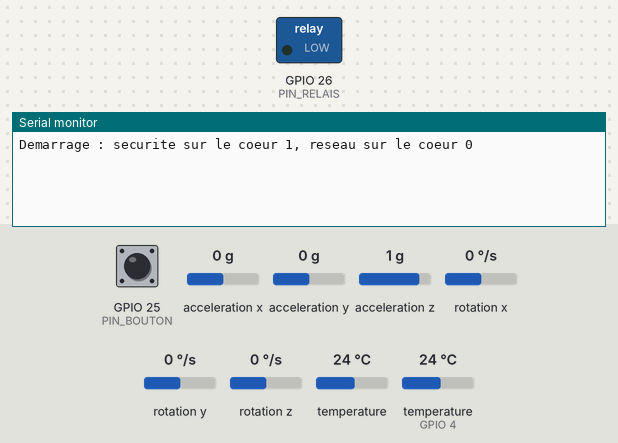
Bench run of a program on a simulated ESP32. Shown: switched loads named in the program (green lamp = pin HIGH), the last lines printed to the serial monitor. The test bench sets the inputs (shaded band); at power-on: acceleration z 1 g, GPIO 25 (PIN_BOUTON) HIGH, acceleration x 0 g, acceleration y 0 g, rotation x 0 °/s, rotation y 0 °/s, rotation z 0 °/s, temperature 24 °C, temperature (sensor on GPIO 4) 24 °C. WiFi joins after 1.5 s; servers stay silent unless stated; the local clock reads 2024-03-15 10:24:30 at power-on unless the program sets it; no MQTT or app messages arrive unless stated.

Above: at 1.2 s.
1.3 s: acceleration z set to 0.3 g
At 3.2 s:
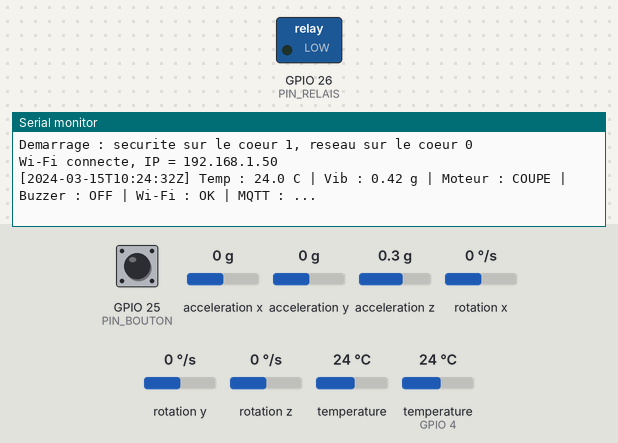
3.5 s: acceleration z set to 0 g
At 6.4 s:
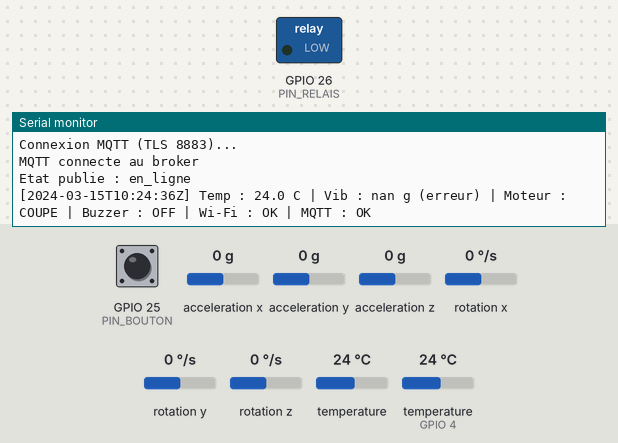
Timing chart, 0 to 7.9 s (numbered marks = the images above; inputs shaded):
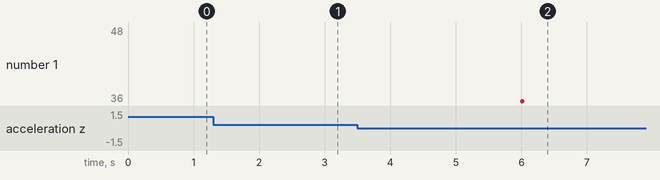

The program:

main.cpp
```cpp
#include <Arduino.h>
#include <Wire.h>                // bus I2C (MPU6050)
#include <WiFi.h>                // Wi-Fi
#include <WiFiClientSecure.h>    // connexion chiffrée (TLS)
#include <MQTT.h>                // client MQTT (arduino-mqtt)
#include <ArduinoJson.h>         // messages JSON
#include <time.h>                // heure (NTP)
#include <OneWire.h>             // bus 1 fil (DS18B20)
#include <DallasTemperature.h>   // DS18B20
#include <Adafruit_MPU6050.h>    // MPU6050
#include <Adafruit_Sensor.h>
#include "secrets.h"             // Wi-Fi + compte MQTT (jamais sur GitHub)
#include "ca_cert.h"             // certificat de notre CA (public)

// --- Broches ---
const int PIN_DS18B20 = 4;
const int PIN_SDA     = 21;
const int PIN_SCL     = 22;
const int PIN_RELAIS  = 26;
const int PIN_BUZZER  = 27;
const int PIN_BOUTON  = 25;
const int CANAL_BUZZER = 0;      // canal PWM (LEDC) du buzzer

// --- Seuils ---
const float SEUIL_CRITIQUE_TEMP = 85.0;   // coupure
const float SEUIL_CRITIQUE_VIB  = 1.0;
const float SEUIL_REARM_TEMP    = 75.0;   // réarmement possible en dessous
const float SEUIL_REARM_VIB     = 0.5;

// --- Plages plausibles (sinon la valeur est ignorée) ---
const float TEMP_MIN = 0.0, TEMP_MAX = 120.0;
const float VIB_MAX  = 8.0;

// --- NOUVEAU (09) : règles de validation ---
const float   TEMP_PIEGE     = 85.0;   // valeur renvoyée par un DS18B20 après une erreur d'alimentation
const float   SAUT_MAX_TEMP  = 10.0;   // un roulement ne chauffe pas de plus de 10 °C en 2 s
const float   NORME_MIN_G    = 0.2;    // un MPU vivant ressent toujours ~1 g (gravité)
const uint8_t ADRESSE_MPU    = 0x68;   // adresse I2C du MPU6050

// --- Topics MQTT ---
const char* TOPIC_TEMP        = "usine/ligne1/pompe1/capteurs/temperature";
const char* TOPIC_VIB         = "usine/ligne1/pompe1/capteurs/vibration";
const char* TOPIC_BUZ_CMD     = "usine/ligne1/pompe1/actionneurs/buzzer/commande";
const char* TOPIC_BUZ_ETAT    = "usine/ligne1/pompe1/actionneurs/buzzer/etat";
const char* TOPIC_RELAIS_ETAT = "usine/ligne1/pompe1/actionneurs/relais/etat";
const char* TOPIC_ALERTES     = "usine/ligne1/pompe1/alertes";
const char* TOPIC_ETAT        = "usine/ligne1/pompe1/etat";

// --- État de la carte (sans heure : préparés à l'avance) ---
const char* ETAT_EN_LIGNE   = "{\"etat\":\"en_ligne\"}";
const char* ETAT_HORS_LIGNE = "{\"etat\":\"hors_ligne\"}";
const int   KEEPALIVE_S     = 30;   // carte déclarée perdue après 1,5 × 30 = 45 s

// --- Capteurs ---
OneWire busOneWire(PIN_DS18B20);
DallasTemperature capteurTemp(&busOneWire);
Adafruit_MPU6050 mpu;

// --- Réseau (utilisé UNIQUEMENT par la tâche réseau, cœur 0) ---
WiFiClientSecure reseauTLS;
MQTTClient mqtt(512);
const unsigned long ATTENTE_MQTT_MS = 5000;   // un essai MQTT toutes les 5 s
unsigned long dernierEssaiMqtt = 0;
volatile bool wifiConnecte = false;           // écrits par le cœur 0, lus pour l'affichage
volatile bool mqttConnecte = false;

// ===================================================================
// La « boîte » partagée entre les deux cœurs + son verrou
// ===================================================================
SemaphoreHandle_t verrou;                     // le « bâton de parole » (mutex)
void verrouiller()   { xSemaphoreTake(verrou, portMAX_DELAY); }
void deverrouiller() { xSemaphoreGive(verrou); }

struct AlerteCoupure {
  uint32_t numero = 0;                        // augmente à chaque nouvelle coupure
  float    valeur = 0;
  String   ts     = "";                       // heure de la coupure
};

struct Partage {
  // sécurité (cœur 1) → réseau (cœur 0)
  float    temp = 0, vib = 0;
  bool     tempOk = false, vibOk = false;     // NOUVEAU (09) : validité décidée par le cœur 1
  String   tsMesure = "";
  uint32_t numMesure = 0;                     // compteur des mesures
  bool     moteurEnMarche = false;
  String   causeRelais = "demarrage";
  uint32_t numRelais = 0;                     // compteur des changements du relais
  bool     buzzerActif = false;
  uint32_t numBuzzer = 0;                     // compteur des changements du buzzer
  AlerteCoupure alerteTemp, alerteVib;
  // réseau (cœur 0) → sécurité (cœur 1)
  String   commande = "";                     // "ON" / "OFF" reçu
  String   source   = "";
};
Partage partage;

// Ce que le réseau a déjà publié (compteurs du dernier envoi réussi)
uint32_t pubMesure = 0, pubRelais = 0, pubBuzzer = 0, pubAlerteTemp = 0, pubAlerteVib = 0;

// ===================================================================
// Variables de la tâche sécurité (cœur 1 uniquement)
// ===================================================================
const unsigned long PERIODE_MS     = 2000;   // mesures toutes les 2 s
const unsigned long ECHANTILLON_MS = 20;     // 1 lecture de vibration toutes les 20 ms
unsigned long derniereMesure     = 0;
unsigned long dernierEchantillon = 0;
float sommeCarres    = 0;
int   nbEchantillons = 0;
int   nbMuets        = 0;                    // NOUVEAU (09) : lectures « sans gravité »
const float G = 9.80665;
float derniereTemp = 0;
float derniereVib  = 0;
bool  derniereTempOk = false;                // NOUVEAU (09)
bool  derniereVibOk  = false;                // NOUVEAU (09)
float tempReference  = NAN;                  // NOUVEAU (09) : dernière température acceptée
float tempSuspecte   = NAN;                  // NOUVEAU (09) : saut en attente de confirmation
bool  mpuOk          = false;                // NOUVEAU (09) : MPU trouvé au démarrage ?
bool  moteurEnMarche = false;
bool  buzzerActif    = false;
bool  defautCritique = false;
int   etatBoutonPrecedent = HIGH;
unsigned long dernierChangementBouton = 0;

// ===================================================================
// NOUVEAU (09) : règles de validation (cœur 1)
// ===================================================================
// Plage plausible + rejet de la valeur piège 85,0 °C
bool temperaturePlausible(float t) {
  return !isnan(t) && t >= TEMP_MIN && t <= TEMP_MAX && t != TEMP_PIEGE;
}
bool vibrationPlausible(float v) { return !isnan(v) && v >= 0 && v <= VIB_MAX; }

// Le MPU6050 répond-il sur le bus I2C ?
bool mpuRepond() {
  Wire.beginTransmission(ADRESSE_MPU);
  return Wire.endTransmission() == 0;
}

// Contrôle du saut : > 10 °C en 2 s = suspect. Accepté si la mesure suivante le confirme.
bool controlerSaut(float t) {
  if (isnan(tempReference) || fabs(t - tempReference) <= SAUT_MAX_TEMP) {
    tempReference = t; tempSuspecte = NAN;
    return true;                                         // variation normale
  }
  if (!isnan(tempSuspecte) && fabs(t - tempSuspecte) <= SAUT_MAX_TEMP) {
    tempReference = t; tempSuspecte = NAN;
    Serial.printf("Saut confirme : nouvelle temperature %.1f C acceptee\r\n", t);
    return true;                                         // le saut se confirme : vrai changement
  }
  Serial.printf("Mesure suspecte ignoree : saut de %.1f C en 2 s\r\n", t - tempReference);
  tempSuspecte = t;
  return false;                                          // parasite probable
}

// ===== L'heure (utilisable par les deux cœurs) =====
String horodatage() {
  time_t maintenant = time(nullptr);
  if (maintenant < 1700000000) return "";   // pas encore d'heure NTP
  struct tm t;
  gmtime_r(&maintenant, &t);
  char texte[25];
  strftime(texte, sizeof(texte), "%Y-%m-%dT%H:%M:%SZ", &t);
  return String(texte);
}

// ===================================================================
// TÂCHE SÉCURITÉ (cœur 1) : actionneurs — chaque changement est déposé dans la boîte
// ===================================================================
void moteurMarche(const char* cause) {
  digitalWrite(PIN_RELAIS, HIGH);
  moteurEnMarche = true;
  verrouiller();
  partage.moteurEnMarche = true; partage.causeRelais = cause; partage.numRelais++;
  deverrouiller();
}
void moteurCoupe(const char* cause) {
  digitalWrite(PIN_RELAIS, LOW);
  moteurEnMarche = false;
  verrouiller();
  partage.moteurEnMarche = false; partage.causeRelais = cause; partage.numRelais++;
  deverrouiller();
}
void buzzerOn(bool confirmer = false) {
  ledcWriteTone(CANAL_BUZZER, 2000);
  bool change = !buzzerActif;
  buzzerActif = true;
  if (change || confirmer) { verrouiller(); partage.buzzerActif = true; partage.numBuzzer++; deverrouiller(); }
}
void buzzerOff(bool confirmer = false) {
  ledcWriteTone(CANAL_BUZZER, 0);
  bool change = buzzerActif;
  buzzerActif = false;
  if (change || confirmer) { verrouiller(); partage.buzzerActif = false; partage.numBuzzer++; deverrouiller(); }
}

// Appliquer une commande reçue par le réseau (le buzzer reste piloté par le cœur 1)
void appliquerCommande() {
  verrouiller();
  String cmd = partage.commande, src = partage.source;
  partage.commande = "";
  deverrouiller();
  if (cmd.length() == 0) return;
  if (cmd == "ON") buzzerOn(true); else buzzerOff(true);   // true = confirmer l'état même s'il n'a pas changé
  Serial.printf(">>> COMMANDE BUZZER : %s (source : %s)\r\n", cmd.c_str(), src.c_str());
}

// Coupure au seuil critique (MODIFIÉ (09) : on utilise la validité décidée avant)
void verifierSeuilCritique(float temp, bool tempOk, float vib, bool vibOk) {
  bool tempCritique = tempOk && temp > SEUIL_CRITIQUE_TEMP;
  bool vibCritique  = vibOk  && vib  > SEUIL_CRITIQUE_VIB;
  if ((tempCritique || vibCritique) && !defautCritique) {
    defautCritique = true;
    if (tempCritique && vibCritique) moteurCoupe("temperature et vibration critiques");
    else if (tempCritique)           moteurCoupe("temperature critique");
    else                             moteurCoupe("vibration critique");
    Serial.printf(">>> COUPURE LOCALE : temp = %.1f C, vib = %.2f g\r\n", temp, vib);

    String ts = horodatage();
    verrouiller();
    if (tempCritique) { partage.alerteTemp.valeur = temp; partage.alerteTemp.ts = ts; partage.alerteTemp.numero++; }
    if (vibCritique)  { partage.alerteVib.valeur  = vib;  partage.alerteVib.ts  = ts; partage.alerteVib.numero++;  }
    deverrouiller();
  }
}

// Bouton « Réarmement » (MODIFIÉ (09) : mesures VALIDES obligatoires)
void gererBoutonRearmement() {
  int etat = digitalRead(PIN_BOUTON);
  if (etat != etatBoutonPrecedent && millis() - dernierChangementBouton > 50) {
    dernierChangementBouton = millis();
    etatBoutonPrecedent = etat;
    if (etat == LOW) {
      if (!defautCritique) {
        Serial.println("Bouton : aucun defaut a rearmer\r");
      } else if (!derniereTempOk || !derniereVibOk) {
        Serial.println(">>> REARMEMENT REFUSE : capteur en defaut (mesure invalide)\r");
      } else if (derniereTemp < SEUIL_REARM_TEMP && derniereVib < SEUIL_REARM_VIB) {
        defautCritique = false;
        moteurMarche("rearmement manuel");
        Serial.println(">>> REARMEMENT ACCEPTE : moteur redemarre\r");
      } else {
        Serial.println(">>> REARMEMENT REFUSE : valeurs encore trop elevees\r");
      }
    }
  }
}

// ===================================================================
// TÂCHE RÉSEAU (cœur 0)
// ===================================================================
// Réception d'un message (appelée par mqtt.loop(), donc sur le cœur 0)
void recevoirMessage(String &topic, String &texte) {
  if (topic != TOPIC_BUZ_CMD) return;
  JsonDocument doc;
  if (deserializeJson(doc, texte)) { Serial.print("Commande ignoree : JSON invalide\r\n"); return; }
  String cmd = doc["cmd"] | "";
  if (cmd != "ON" && cmd != "OFF") { Serial.print("Commande ignoree : cmd doit etre ON ou OFF\r\n"); return; }
  verrouiller();
  partage.commande = cmd;
  partage.source   = doc["source"] | "inconnue";
  deverrouiller();
}

void surveillerWifi() {
  bool connecte = (WiFi.status() == WL_CONNECTED);
  if (connecte && !wifiConnecte) {
    Serial.print("Wi-Fi connecte, IP = ");
    Serial.println(WiFi.localIP());
        configTime(0, 0, "pool.ntp.org", "time.google.com", "162.159.200.1");   // 3 serveurs NTP : 2 noms + 1 IP directe (Cloudflare)
  }
  if (!connecte && wifiConnecte) Serial.println("Wi-Fi perdu : la surveillance locale continue\r");
  wifiConnecte = connecte;
}

void surveillerMqtt() {
  if (!wifiConnecte) { mqttConnecte = false; return; }
  mqtt.loop();
  mqttConnecte = mqtt.connected();
  if (mqttConnecte) return;
  if (millis() - dernierEssaiMqtt < ATTENTE_MQTT_MS) return;
  dernierEssaiMqtt = millis();

  Serial.print("Connexion MQTT (TLS 8883)...\r\n");
  if (mqtt.connect("esp32-pompe1", MQTT_USER, MQTT_PASS)) {   // peut bloquer ~6 s : seul le cœur 0 attend
    mqttConnecte = true;
    Serial.print("MQTT connecte au broker\r\n");
    mqtt.publish(TOPIC_ETAT, ETAT_EN_LIGNE, true, 1);
    Serial.print("Etat publie : en_ligne\r\n");
    mqtt.subscribe(TOPIC_BUZ_CMD, 1);
    pubRelais = UINT32_MAX;                   // forcer le renvoi des états actuels
    pubBuzzer = UINT32_MAX;
  } else {
    Serial.printf("MQTT echec : erreur %d, code broker %d\r\n", mqtt.lastError(), mqtt.returnCode());
  }
}

// Publier ce qui a changé dans la boîte
void publierDepuisPartage() {
  verrouiller();
  Partage copie = partage;                    // copie rapide, puis on rend le verrou tout de suite
  deverrouiller();

  String maintenant = horodatage();
  char texte[200];

  // 1) Mesures (QoS 0, non retenues) — MODIFIÉ (09) : validité fournie par le cœur 1
  if (copie.numMesure != pubMesure && copie.tsMesure.length() > 0) {
    JsonDocument d;
    if (isnan(copie.temp)) d["valeur"] = nullptr;                   // pas de NaN dans un JSON
    else                   d["valeur"] = serialized(String(copie.temp, 1));
    d["unite"]   = "°C";
    d["qualite"] = copie.tempOk ? "ok" : "erreur";
    d["ts"]      = copie.tsMesure;
    serializeJson(d, texte, sizeof(texte));
    mqtt.publish(TOPIC_TEMP, texte, false, 0);

    JsonDocument v;
    if (isnan(copie.vib)) v["valeur"] = nullptr;                    // capteur muet : valeur inconnue
    else                  v["valeur"] = serialized(String(copie.vib, 2));
    v["unite"]   = "g";
    v["qualite"] = copie.vibOk ? "ok" : "erreur";
    v["ts"]      = copie.tsMesure;
    serializeJson(v, texte, sizeof(texte));
    mqtt.publish(TOPIC_VIB, texte, false, 0);
    pubMesure = copie.numMesure;              // QoS 0 : une mesure ratée sera remplacée
  }

  if (maintenant.length() == 0) return;       // états et alertes ont besoin d'une heure

  // 2) État du relais (QoS 1, retenu)
  if (copie.numRelais != pubRelais) {
    JsonDocument d;
    d["etat"]  = copie.moteurEnMarche ? "marche" : "coupe";
    d["cause"] = copie.causeRelais;
    d["ts"]    = maintenant;
    serializeJson(d, texte, sizeof(texte));
    if (mqtt.publish(TOPIC_RELAIS_ETAT, texte, true, 1)) pubRelais = copie.numRelais;
  }

  // 3) État du buzzer (QoS 1, retenu)
  if (copie.numBuzzer != pubBuzzer) {
    JsonDocument d;
    d["etat"] = copie.buzzerActif ? "ON" : "OFF";
    d["ts"]   = maintenant;
    serializeJson(d, texte, sizeof(texte));
    if (mqtt.publish(TOPIC_BUZ_ETAT, texte, true, 1)) pubBuzzer = copie.numBuzzer;
  }

  // 4) Alertes « coupure locale » (QoS 1, non retenues)
  struct { AlerteCoupure *a; uint32_t *pub; const char *grandeur; float seuil; int dec; } liste[2] = {
    { &copie.alerteTemp, &pubAlerteTemp, "temperature", SEUIL_CRITIQUE_TEMP, 1 },
    { &copie.alerteVib,  &pubAlerteVib,  "vibration",   SEUIL_CRITIQUE_VIB,  2 },
  };
  for (auto &e : liste) {
    if (e.a->numero == *e.pub) continue;
    JsonDocument d;
    d["type"]     = "coupure_locale";
    d["grandeur"] = e.grandeur;
    d["valeur"]   = serialized(String(e.a->valeur, e.dec));
    d["seuil"]    = serialized(String(e.seuil, e.dec));
    d["ts"]       = e.a->ts.length() ? e.a->ts : maintenant;   // heure de la coupure si connue
    serializeJson(d, texte, sizeof(texte));
    if (mqtt.publish(TOPIC_ALERTES, texte, false, 1)) {
      *e.pub = e.a->numero;
      Serial.printf("Alerte envoyee : coupure locale (%s)\r\n", e.grandeur);
    }
  }
}

// La tâche réseau : tourne en boucle sur le cœur 0
void tacheReseau(void *param) {
  WiFi.mode(WIFI_STA);
  WiFi.setAutoReconnect(true);                 // reconnexion Wi-Fi automatique
  WiFi.begin(WIFI_SSID, WIFI_PASS, 6);
  reseauTLS.setCACert(CA_CERT);
  mqtt.begin(MQTT_HOST, MQTT_PORT, reseauTLS);
  mqtt.setKeepAlive(KEEPALIVE_S);
  mqtt.setWill(TOPIC_ETAT, ETAT_HORS_LIGNE, true, 1);
  mqtt.onMessage(recevoirMessage);

  for (;;) {
    surveillerWifi();
    surveillerMqtt();
    if (mqttConnecte) publierDepuisPartage();
    vTaskDelay(pdMS_TO_TICKS(20));            // laisse respirer le cœur 0 (20 ms)
  }
}

// ===================================================================
void setup() {
  Serial.begin(115200);
  verrou = xSemaphoreCreateMutex();           // le verrou AVANT tout le reste

  pinMode(PIN_RELAIS, OUTPUT);
  pinMode(PIN_BOUTON, INPUT_PULLUP);
  moteurCoupe("demarrage");                   // position sûre au démarrage
  ledcSetup(CANAL_BUZZER, 2000, 8);
  ledcAttachPin(PIN_BUZZER, CANAL_BUZZER);
  buzzerOff();

  capteurTemp.begin();
  capteurTemp.setWaitForConversion(false);
  capteurTemp.requestTemperatures();

  Wire.begin(PIN_SDA, PIN_SCL);
  mpuOk = mpu.begin();                        // MODIFIÉ (09) : on retient le résultat
  if (mpuOk) mpu.setAccelerometerRange(MPU6050_RANGE_8_G);
  else       Serial.println("ERREUR : MPU6050 introuvable (vibration invalide)\r");

  // DÉCISION B (11) : pas de redémarrage automatique après un reset.
  // Le moteur reste coupé jusqu'au réarmement par le bouton (mesures valides, sous 75 °C et 0,5 g).
  moteurCoupe("demarrage : attente du rearmement");
  defautCritique = true;

  // Lancer la tâche réseau sur le cœur 0 (pile de 12 Ko pour TLS)
  xTaskCreatePinnedToCore(tacheReseau, "reseau", 12288, NULL, 1, NULL, 0);

  Serial.println("Demarrage : securite sur le coeur 1, reseau sur le coeur 0\r");
}

// loop() = TÂCHE SÉCURITÉ, sur le cœur 1 : ne parle jamais au réseau
void loop() {
  // ① Vibration : une lecture toutes les 20 ms
  if (millis() - dernierEchantillon >= ECHANTILLON_MS) {
    dernierEchantillon = millis();
    if (mpuOk) {
      sensors_event_t accel, gyro, tempMpu;
      mpu.getEvent(&accel, &gyro, &tempMpu);
      float x = accel.acceleration.x / G;
      float y = accel.acceleration.y / G;
      float z = accel.acceleration.z / G;
      if (x * x + y * y + z * z < NORME_MIN_G * NORME_MIN_G) nbMuets++;   // NOUVEAU (09) : pas de gravité = muet
      sommeCarres += x * x + y * y + (z - 1) * (z - 1);
      nbEchantillons++;
    }
  }

  // ② Bouton et commandes reçues : à chaque tour
  gererBoutonRearmement();
  appliquerCommande();

  // ③ Toutes les 2 s : mesures, VALIDATION, décision, dépôt dans la boîte, affichage
  if (millis() - derniereMesure >= PERIODE_MS) {
    derniereMesure = millis();

    // --- Température ---
    float t = capteurTemp.getTempCByIndex(0);
    capteurTemp.requestTemperatures();
    bool tOk = temperaturePlausible(t) && controlerSaut(t);           // NOUVEAU (09)

    // --- Vibration ---
    bool mpuVivant = mpuOk && mpuRepond() && nbEchantillons > 0
                     && nbMuets <= nbEchantillons / 2;                 // NOUVEAU (09)
    float v = mpuVivant ? sqrt(sommeCarres / nbEchantillons) : NAN;   // capteur muet : valeur inconnue
    bool vOk = mpuVivant && vibrationPlausible(v);
    sommeCarres = 0; nbEchantillons = 0; nbMuets = 0;

    derniereTemp = t;  derniereTempOk = tOk;
    derniereVib  = v;  derniereVibOk  = vOk;

    verifierSeuilCritique(t, tOk, v, vOk);                            // la sécurité d'abord

    String ts = horodatage();
    verrouiller();                                                    // déposer la mesure pour le réseau
    partage.temp = t;   partage.tempOk = tOk;
    partage.vib  = v;   partage.vibOk  = vOk;
    partage.tsMesure = ts; partage.numMesure++;
    deverrouiller();

    Serial.printf("[%s] Temp : %.1f C%s | Vib : %.2f g%s | Moteur : %s | Buzzer : %s | Wi-Fi : %s | MQTT : %s\r\n",
                  ts.length() ? ts.c_str() : "heure inconnue",
                  t, tOk ? "" : " (erreur)",
                  v, vOk ? "" : " (erreur)",
                  moteurEnMarche ? "MARCHE" : "COUPE",
                  buzzerActif ? "ON" : "OFF",
                  wifiConnecte ? "OK" : "...",
                  mqttConnecte ? "OK" : "...");
  }
}
```

Source omitted: ca_cert.h (1509 bytes), secrets.example.h (311 bytes)

Measured:
- the behaviour switches between 0.2 and 0.1 g on acceleration z (found by bisection; images 1 and 2)
- after the input at 1.3 s, the serial monitor: prints a new line after 0.72 s (image 1)
- after the input at 3.5 s, the serial monitor: prints a new line after 0.52 s (image 2)
